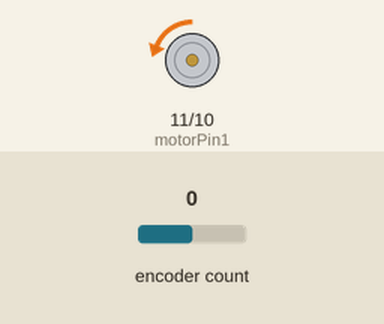
A sketch run on a simulated Arduino Uno, built with avr-gcc and run on an emulated ATmega328P. Parts: motor-driver pin pairs drawn as motors (green arrow = first pin HIGH = forward, orange = second pin HIGH = backward, longer = more drive, scaled by the enable pin). The test bench sets the inputs (shaded band); at power-on: encoder count 0. What the sketch prints to the serial monitor is not drawn.

Above: at 0.1 s.
At 5.41 s:
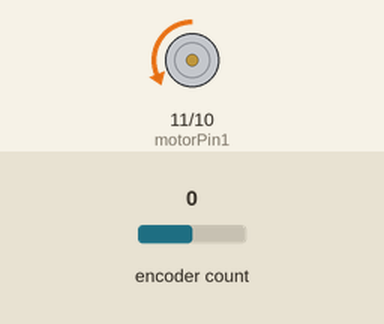
At 7.12 s:
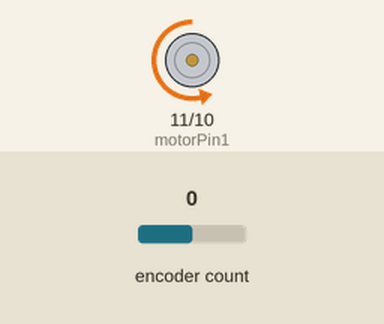
At 8.2 s:
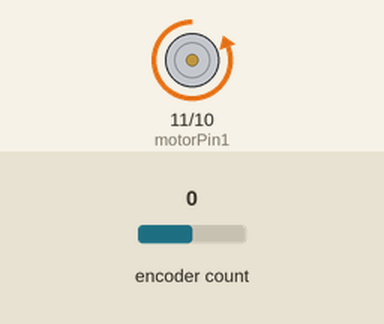
Timing chart, 0 to 9.7 s (numbered marks = the images above):
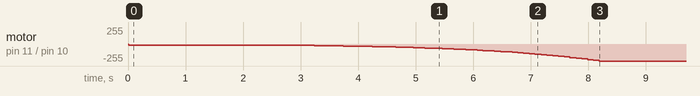

Measured:
- by itself, motor on pin 11 (motorPin1) / pin 10 (motorPin2): moves from stopped to backward 255/255 over 8.2 s

The sketch:

motor_control.ino
```cpp
#include <Encoder.h>

#include <PID_v1.h>

// Motor driver pins
const int motorPin1 = 11;
const int motorPin2 = 10;
const int pwmPin = 9; // PWM pin for speed control

// Encoder pins
const int encoderPinA = 3;
const int encoderPinB = 4;

// Setpoint and PID parameters
double setpoint = -5600;  // Desired position
double currentPosition = 0;  // Encoder position
double motorOutput = 0;  // PWM output to motor

// PID tuning parameters (Kp, Ki, Kd)
double Kp = 0.01, Ki = 0.0, Kd = 0.001;
PID myPID(&currentPosition, &motorOutput, &setpoint, Kp, Ki, Kd, DIRECT);

// Encoder object
Encoder myEncoder(encoderPinA, encoderPinB);
  unsigned long last_time = millis();
  unsigned long last_time_speed = millis();
  unsigned long last_time_print = millis();

void setup() {
  // Initialize motor pins
  pinMode(motorPin1, OUTPUT);
  pinMode(motorPin2, OUTPUT);
  pinMode(pwmPin, OUTPUT);

  // Initialize PID
  myPID.SetMode(AUTOMATIC);
  //myPID.SetOutputLimits(-40, 40);  // Set PWM limits
  myPID.SetOutputLimits(-20, 20);  // Set PWM limits


  Serial.begin(9600);  // Debugging
}

int wait_time = 10;
int wait_time_speed = 100;
int wait_time_print = 10000;
double floor_speed = 5.;
double last_pos = 0.;
double last_output;
void loop() {
  // Read the current encoder position
  currentPosition = myEncoder.read();

  unsigned long time = millis();


  if( (time - last_time_speed) > wait_time_speed){
    last_time_speed = time;
    if(last_pos == currentPosition){
      floor_speed *= 1.05;
    }
    if(last_output*motorOutput < 0.){
      floor_speed *= 0.5;
    }
    last_pos = currentPosition;
    last_output = motorOutput;
  }

  if( (time - last_time_print) > wait_time_print){
    last_time_print = time;
    //  Debugging output
    Serial.print("Setpoint: ");
    Serial.print(setpoint);
    Serial.print(" Current Position: ");
    Serial.print(currentPosition);
    Serial.print(" Motor Output: ");
    Serial.println(motorOutput);
    Serial.println("------------");
}

  if(time - last_time > wait_time){
    last_time = time;


  // Run PID control
    myPID.Compute();
    if(abs(motorOutput) < floor_speed){
      motorOutput = (abs(motorOutput)/motorOutput)*floor_speed;
    }

    // Control motor based on PID output
    if (motorOutput > 0) {
      digitalWrite(motorPin1, HIGH);
      digitalWrite(motorPin2, LOW);
      analogWrite(pwmPin, motorOutput);
    } else if (motorOutput < 0) {
      digitalWrite(motorPin1, LOW);
      digitalWrite(motorPin2, HIGH);
      analogWrite(pwmPin, -motorOutput);
    } else {
      // Stop motor if output is zero
      digitalWrite(motorPin1, LOW);
      digitalWrite(motorPin2, LOW);
    }
}


  // Add code to change the setpoint based on desired position
  // For example, you could read a new setpoint from Serial or a potentiometer.
}
```
